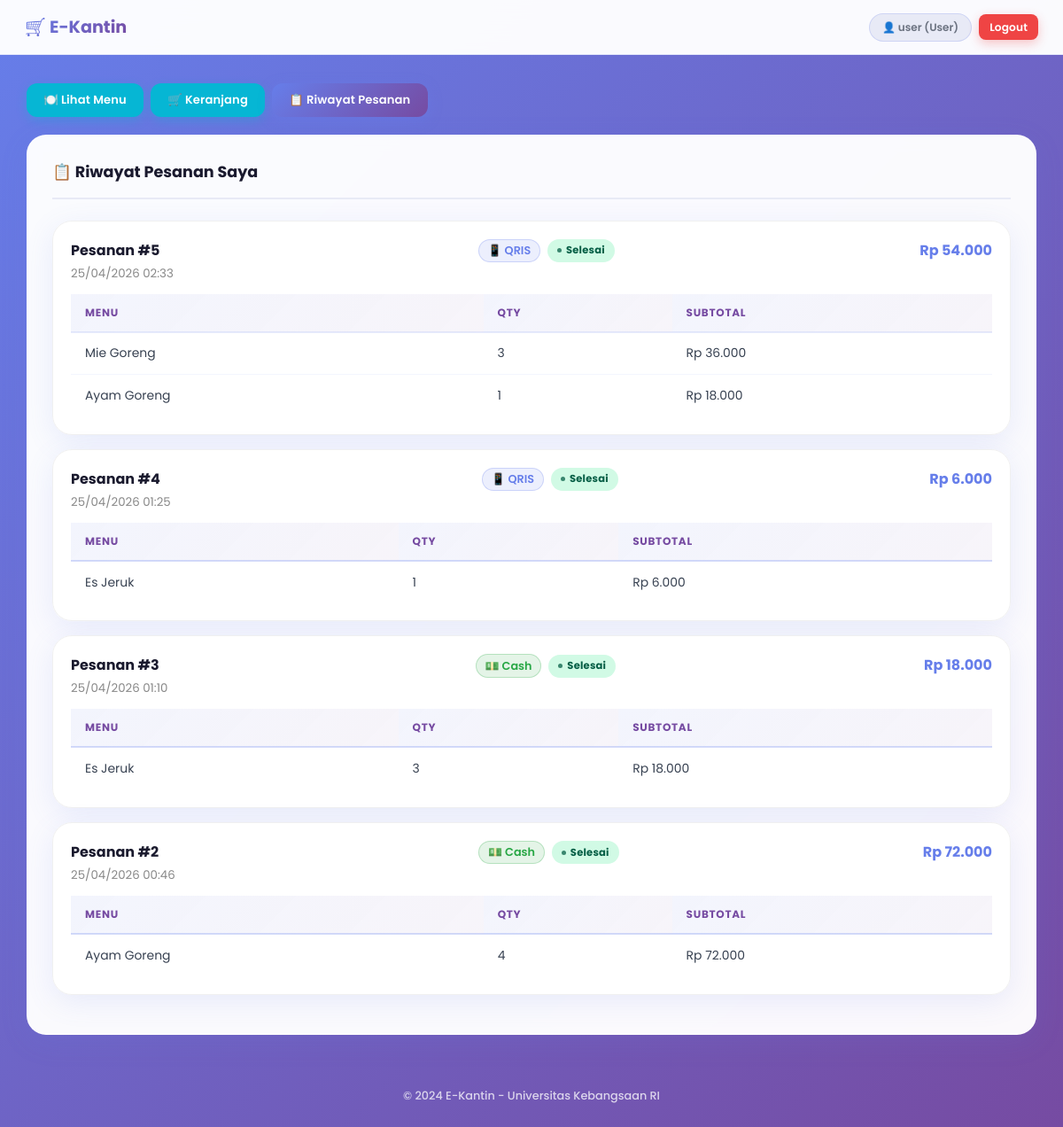
Screenshot of /e-kantin/user/riwayat.php (signed in) with the database file from the repository.
### tables this page shows
CREATE TABLE `transaksi` (
  `id_transaksi` int(11) NOT NULL,
  `id_user` int(11) NOT NULL,
  `tanggal` datetime NOT NULL DEFAULT current_timestamp(),
  `total_bayar` float NOT NULL DEFAULT 0,
  `status` enum('pending','diproses','selesai','dibatalkan') NOT NULL DEFAULT 'pending',
  `metode_pembayaran` varchar(10) NOT NULL DEFAULT 'cash'
);

CREATE TABLE `detail_transaksi` (
  `id_detail` int(11) NOT NULL,
  `id_transaksi` int(11) NOT NULL,
  `id_menu` int(11) NOT NULL,
  `qty` int(11) NOT NULL DEFAULT 1,
  `subtotal` float NOT NULL DEFAULT 0
);

CREATE TABLE `menu` (
  `id_menu` int(11) NOT NULL,
  `nama_makanan` varchar(100) NOT NULL,
  `harga` float NOT NULL,
  `stok` int(11) NOT NULL DEFAULT 0,
  `gambar` varchar(255) DEFAULT NULL,
  `created_at` timestamp NOT NULL DEFAULT current_timestamp()
);

### e-kantin/user/riwayat.php (the view, shortened to what this page needs)
<?php
require_once '../config/database.php';
$id_user = $_SESSION['id_user'];
$transaksi = mysqli_query($conn,
    "SELECT * FROM transaksi WHERE id_user = $id_user ORDER BY tanggal DESC"
);
include '../includes/header.php';
?>
<div class="sidebar">
    <a href="dashboard.php" class="btn btn-info">🍽️ Lihat Menu</a>
    <a href="keranjang.php" class="btn btn-info">🛒 Keranjang</a>
    <a href="riwayat.php" class="btn btn-primary">📋 Riwayat Pesanan</a>
</div>
<div class="card">
    <div class="card-header">
        <h2>📋 Riwayat Pesanan Saya</h2>
    </div>
    <?php if (mysqli_num_rows($transaksi) == 0): ?>
        <p style="text-align: center; padding: 2rem;">Belum ada pesanan. <a href="dashboard.php">Pesan sekarang</a></p>
    <?php else: ?>
        <?php while ($trx = mysqli_fetch_assoc($transaksi)): ?>
        <div class="card" style="margin-bottom: 1rem; padding: 1.25rem; border: 1px solid #f0f0f0;">
            <div style="display: flex; justify-content: space-between; align-items: flex-start; flex-wrap: wrap; gap: 0.5rem;">
                <div>
                    <strong>Pesanan #<?= $trx['id_transaksi'] ?></strong><br>
                    <small style="color: #888;"><?= date('d/m/Y H:i', strtotime($trx['tanggal'])) ?></small>
                </div>
                <div style="display: flex; gap: 0.5rem; align-items: center; flex-wrap: wrap;">
                    <?php
                    $metode = strtolower(trim($trx['metode_pembayaran'] ?? ''));
                    $metode_icon = $metode === 'qris' ? '📱 QRIS' : '💵 Cash';
                    $metode_color = $metode === 'qris' ? '#667eea' : '#28a745';
                    ?>
                    <span style="background: <?= $metode_color ?>20; color: <?= $metode_color ?>; border: 1px solid <?= $metode_color ?>40; padding: 0.2rem 0.6rem; border-radius: 20px; font-size: 0.8rem; font-weight: 600;">
                        <?= $metode_icon ?>
                    </span>
                    <span class="badge badge-<?= $trx['status'] ?>"><?= ucfirst($trx['status']) ?></span>
                </div>
                <div>
                    <strong style="color: #667eea;">Rp <?= number_format($trx['total_bayar'], 0, ',', '.') ?></strong>
                </div>
            </div>
            <?php
            $details = mysqli_query($conn,
                "SELECT dt.*, m.nama_makanan
                 FROM detail_transaksi dt
                 JOIN menu m ON dt.id_menu = m.id_menu
                 WHERE dt.id_transaksi = {$trx['id_transaksi']}"
            );
            ?>
            <table style="margin-top: 0.75rem; font-size: 0.88rem;">
                <thead>
                    <tr><th>Menu</th><th>Qty</th><th>Subtotal</th></tr>
                </thead>
                <tbody>
                    <?php while ($d = mysqli_fetch_assoc($details)): ?>
                    <tr>
                        <td><?= htmlspecialchars($d['nama_makanan']) ?></td>
                        <td><?= $d['qty'] ?></td>
                        <td>Rp <?= number_format($d['subtotal'], 0, ',', '.') ?></td>
                    </tr>
                    <?php endwhile; ?>
                </tbody>
            </table>
        </div>
        <?php endwhile; ?>
    <?php endif; ?>
</div>
<?php include '../includes/footer.php'; ?>

### e-kantin/assets/css/style.css (style rules this page uses)
:root { --p1: #667eea; --p2: #764ba2; --p3: #5a6fd6; --p4: #8b5cf6; --white: #ffffff; --bg: #f0f2ff; --text: #1a1a2e; --muted: #6b7280; --light: #e8eaf6; --success: #10b981; --success-bg: #d1fae5; --success-dark: #065f46; --warn: #f59e0b; --warn-bg: #fef3c7; --warn-dark: #78350f; --danger: #ef4444; --danger-bg: #fee2e2; --danger-dark: #7f1d1d; --info: #06b6d4; --info-bg: #e0f7fa; --info-dark: #164e63; --r-sm: 8px; --r-md: 12px; --r-lg: 16px; --r-xl: 22px; --r-full: 999px; --font: 'Poppins', system-ui, sans-serif; }
* { margin: 0; padding: 0; box-sizing: border-box; }
body { font-family: var(--font); background: linear-gradient(135deg, var(--p1) 0%, var(--p2) 100%); min-height: 100vh; color: var(--text); }
.card { background: rgba(255, 255, 255, 0.97); backdrop-filter: blur(8px); border-radius: var(--r-xl); padding: 1.75rem; border: 1px solid rgba(255, 255, 255, 0.6); box-shadow: 0 8px 32px rgba(102, 126, 234, 0.12); margin-bottom: 1.5rem; }
.card-header { margin-bottom: 1.5rem; padding-bottom: 1rem; border-bottom: 2px solid var(--light); display: flex; justify-content: space-between; align-items: center; }
.card-header h2 { color: var(--text); font-size: 1.1rem; font-weight: 700; }
.btn { padding: 0.55rem 1.2rem; border: none; border-radius: var(--r-md); cursor: pointer; font-weight: 600; font-size: 0.82rem; font-family: var(--font); text-decoration: none; display: inline-flex; align-items: center; gap: 6px; transition: all 0.2s ease; letter-spacing: 0.01em; }
.btn-primary { background: linear-gradient(135deg, var(--p1), var(--p2)); color: #fff; box-shadow: 0 4px 15px rgba(102, 126, 234, 0.35); }
.btn-info { background: var(--info); color: #fff; box-shadow: 0 4px 12px rgba(6,182,212,.3); }
table { width: 100%; border-collapse: collapse; }
table th { background: linear-gradient(135deg, rgba(102,126,234,.08), rgba(118,75,162,.06)); padding: 0.75rem 1rem; text-align: left; font-size: 0.75rem; font-weight: 700; color: var(--p2); text-transform: uppercase; letter-spacing: 0.06em; border-bottom: 2px solid rgba(102, 126, 234, 0.15); }
table td { padding: 0.8rem 1rem; border-bottom: 1px solid rgba(102, 126, 234, 0.08); color: #374151; font-size: 0.87rem; }
table tr:last-child td { border-bottom: none; }
table tbody tr { transition: background 0.15s; }
.badge { display: inline-flex; align-items: center; gap: 5px; padding: 0.28rem 0.7rem; border-radius: var(--r-full); font-size: 0.72rem; font-weight: 700; letter-spacing: 0.02em; }
.badge::before { content: ''; width: 5px; height: 5px; border-radius: 50%; background: currentColor; opacity: 0.75; }
.badge-selesai { background: var(--success-bg); color: var(--success-dark); }
.sidebar { display: flex; gap: 0.5rem; margin-bottom: 1.25rem; flex-wrap: wrap; align-items: center; }

### rows the page displays
transaksi: id_transaksi "5", tanggal "25/04/2026 02:33", metode_pembayaran "📱 QRIS", status "Selesai", total_bayar "54.000"
detail_transaksi: id_menu.nama_makanan "Mie Goreng", qty "3", subtotal "36.000"
detail_transaksi: id_menu.nama_makanan "Ayam Goreng", qty "1", subtotal "18.000"
transaksi: id_transaksi "4", tanggal "25/04/2026 01:25", metode_pembayaran "📱 QRIS", status "Selesai", total_bayar "6.000"
detail_transaksi: id_menu.nama_makanan "Es Jeruk", qty "1", subtotal "6.000"
transaksi: id_transaksi "3", tanggal "25/04/2026 01:10", metode_pembayaran "💵 Cash", status "Selesai", total_bayar "18.000"
detail_transaksi: id_menu.nama_makanan "Es Jeruk", qty "3", subtotal "18.000"
transaksi: id_transaksi "2", tanggal "25/04/2026 00:46", metode_pembayaran "💵 Cash", status "Selesai", total_bayar "72.000"
detail_transaksi: id_menu.nama_makanan "Ayam Goreng", qty "4", subtotal "72.000"

### other values shown
$_SESSION['username'] "user"
$_SESSION['role'] "User"
